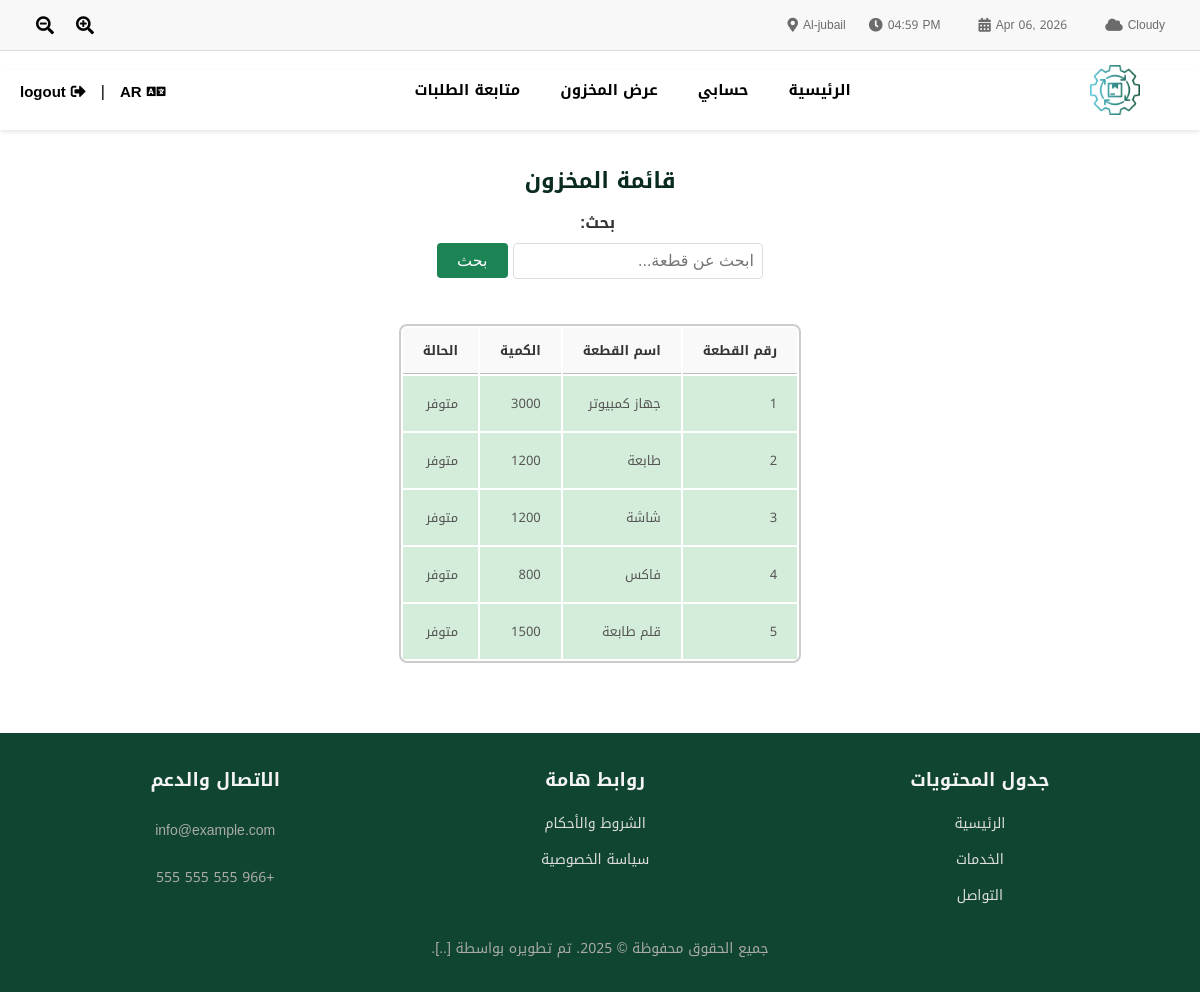
Page /pages/inventory.php (signed in) on the committed database.
### tables this page shows
CREATE TABLE `inventory` (
  `id` int(11) NOT NULL,
  `item_name` varchar(255) NOT NULL,
  `quantity` int(11) NOT NULL,
  `status` varchar(50) NOT NULL
);

### pages/inventory.php (the view, shortened to what this page needs)
<?php
include '../header.php';
include '../includes/db.php';
$search_query = "";
if (isset($_GET['search']) && !empty($_GET['search'])) {
    $search_query = mysqli_real_escape_string($conn, $_GET['search']);
    $query = "SELECT * FROM inventory WHERE item_name LIKE '%$search_query%'";
} else {
    $query = "SELECT * FROM inventory";
}
$result = mysqli_query($conn, $query);
?>
<!DOCTYPE html>
<html dir="rtl">
<head>
    <link rel="stylesheet" href="../styles/style.css">
</head>
<body>
    <h1>قائمة المخزون</h1>
<form method="GET" action="inventory.php" style="margin-bottom: 10px; text-align: center;">
    <label for="search" style="font-weight: bold; margin-right: 5px;">بحث:</label>
    <input
        type="text"
        id="search"
        name="search"
        placeholder="ابحث عن قطعة..."
        value="<?php echo htmlspecialchars($search_query); ?>"
        style="
            padding: 8px;
            width: 250px;
            border: 1px solid #ddd;
            border-radius: 4px;"
    >
    <button
        type="submit"
        style="
            padding: 8px 20px;
            background-color: var(--colors-primary-sa-flag-600-primary);
            color: #fff;
            border: none;
            border-radius: 4px;
            cursor: pointer;
            display: inline-block;
            width: auto;"
    >
        بحث
    </button>
</form>
    <table class="table-t">
        <thead>
            <tr>
                <th>رقم القطعة</th>
                <th>اسم القطعة</th>
                <th>الكمية</th>
                <th>الحالة</th>
            </tr>
        </thead>
        <tbody>
            <?php if (mysqli_num_rows($result) > 0): ?>
                <?php while ($row = mysqli_fetch_assoc($result)): ?>
                    <tr style="background-color: <?php echo ($row['quantity'] == 300) ? '#f8d7da' : (($row['quantity'] < 100) ? '#fff3cd' : '#d4edda'); ?>;">
                        <td><?php echo htmlspecialchars($row['id']); ?></td>
                        <td><?php echo htmlspecialchars($row['item_name']); ?></td>
                        <td><?php echo htmlspecialchars($row['quantity']); ?></td>
                        <td><?php echo htmlspecialchars($row['status']); ?></td>
                    </tr>
                <?php endwhile; ?>
            <?php else: ?>
                <tr>
                    <td colspan="4" style="text-align: center;">لا توجد نتائج مطابقة</td>
                </tr>
            <?php endif; ?>
        </tbody>
    </table>
    <?php include '../footer.php'; ?>
</body>
</html>

### styles/style.css (style rules this page uses)
:root { --radius-0: 0; --radius-2: 2px; --radius-4: 4px; --radius-8: 8px; --radius-16: 16px; --radius-24: 24px; --radius-9999: 9999px; --components-card-radius: var(--spacing-4); --radius-none: var(--radius-0); --radius-xs: var(--radius-2); --radius-sm: var(--radius-4); --radius-md: var(--radius-8); --radius-lg: var(--radius-16); --radius-xl: var(--radius-24); --radius-full: var(--radius-9999); --colors-base-white: #ffffff; --colors-base-black: #161616; --colors-primary-sa-flag-25: #f7fdf9; --colors-primary-sa-flag-50: #f3fcf6; --colors-primary-sa-flag-100: #dff6e7; --colors-primary-sa-flag-200: #b8eacb; --colors-primary-sa-flag-300: #88d8ad; --colors-primary-sa-flag-400: #54c08a; --colors-primary-sa-flag-500-alpha-10: #25935f19; --colors-primary-sa-flag-500: #25935f; --colors-primary-sa-flag-600-primary: #1b8354; --colors-primary-sa-flag-700: #166a45; --colors-primary-sa-flag-800: #14573a; --colors-primary-sa-flag-900: #104631; --colors-primary-sa-flag-950: #092a1e; --colors-secondary-gold-25: #fffef7; --colors-secondary-gold-50: #fffef2; --colors-secondary-gold-100: #fffce6; --colors-secondary-gold-200: #fcf3bd; --colors-secondary-gold-300: #fae996; --colors-secondary-gold-400: #f7d54d; --colors-secondary-gold-500: #f5bd02; --colors-secondary-gold-600-primary: #dba102; --colors-secondary-gold-700: #b87b02; --colors-secondary-gold-800: #945c01; --colors-secondary-gold-900: #6e3c00; --colors-secondary-gold-950: #472400; --colors-tertiary-lavendar-25: #fefcff; --colors-tertiary-lavendar-50: #f9f5fa; --colors-tertiary-lavendar-100: #f2e9f5; --colors-tertiary-lavendar-200: #e1cce8; --colors-tertiary-lavendar-300: #ccadd9; --colors-tertiary-lavendar-400: #a57bba; --colors-tertiary-lavendar-500-primary: #80519f; --colors-tertiary-lavendar-600: #6d428f; }
* { margin: 0; padding: 0; box-sizing: border-box; }
body { font-family: 'Noto Kufi Arabic', sans-serif; background-size: cover; background-attachment: fixed; background-position: center; background-repeat: no-repeat; margin: 0; padding: 0; display: flex; flex-direction: column; min-height: 100vh; margin-top: 70px; }
h1 { margin-top: 30px; text-align: center; font-size: 22px; color: var(--colors-primary-sa-flag-950); margin-bottom: 5px; font-weight: bold; }
table { width: auto; max-width: 800px; margin: 20px auto; border-radius: 8px; overflow: hidden; background-color: #fff; border: 2px solid #ccc; }
thead th { background-color: #f9f9f9; color: #333; padding: 10px 20px; text-align: right; font-weight: bold; font-size: 13px; border-bottom: 1px solid #bebdbd; }
tbody td { padding: 15px 20px; text-align: right; font-size: 13px; color: #555; }
tbody tr:nth-child(odd) { background-color: #fff; }
tbody tr:nth-child(even) { background-color: #f9f9f9; }
label { display: block; margin-bottom: 5px; font-weight: bold; color: #333; }
form input, form select, form textarea, form button { width: 100%; padding: 12px; font-size: 16px; margin-bottom: 15px; border: 1px solid #ddd; border-radius: 4px; box-sizing: border-box; }

### rows in the picture
inventory: id "1", item_name "جهاز كمبيوتر", quantity "3000", status "متوفر"
inventory: id "2", item_name "طابعة", quantity "1200", status "متوفر"
inventory: id "3", item_name "شاشة", quantity "1200", status "متوفر"
inventory: id "4", item_name "فاكس", quantity "800", status "متوفر"
inventory: id "5", item_name "قلم طابعة", quantity "1500", status "متوفر"
